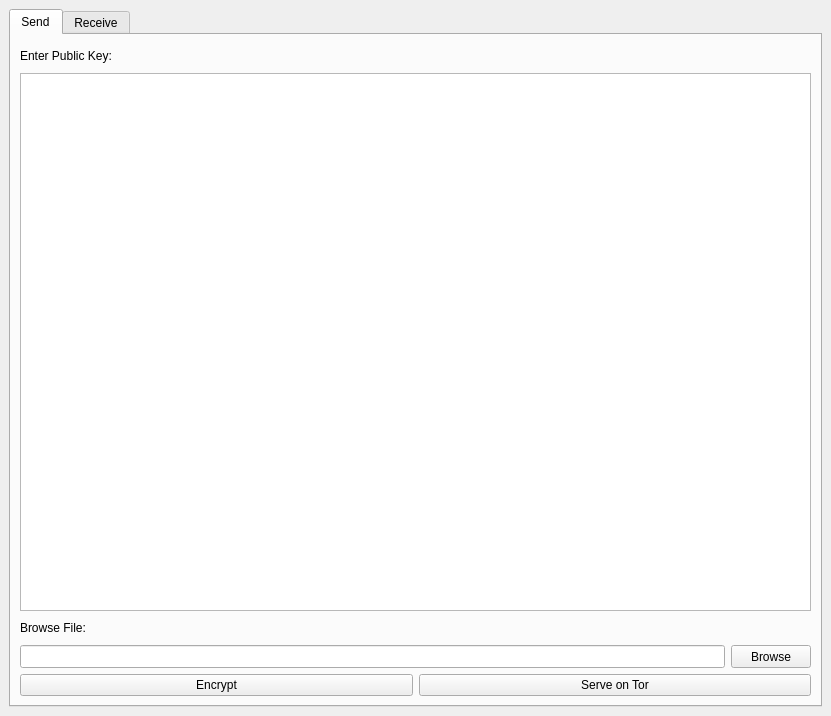
<?xml version="1.0" encoding="UTF-8"?>
<ui version="4.0">
 <class>MainWindow</class>
 <widget class="QMainWindow" name="MainWindow">
  <property name="geometry">
   <rect>
    <x>0</x>
    <y>0</y>
    <width>831</width>
    <height>716</height>
   </rect>
  </property>
  <property name="minimumSize">
   <size>
    <width>708</width>
    <height>485</height>
   </size>
  </property>
  <property name="windowTitle">
   <string>MainWindow</string>
  </property>
  <widget class="QWidget" name="centralwidget">
   <layout class="QVBoxLayout" name="verticalLayout">
    <item>
     <widget class="QTabWidget" name="tabWidget">
      <property name="currentIndex">
       <number>0</number>
      </property>
      <widget class="QWidget" name="tab">
       <attribute name="title">
        <string>Send</string>
       </attribute>
       <layout class="QVBoxLayout" name="verticalLayout_2">
        <item>
         <widget class="QLabel" name="label">
          <property name="text">
           <string>Enter Public Key:</string>
          </property>
         </widget>
        </item>
        <item>
         <widget class="QPlainTextEdit" name="pubkey_textedit">
          <property name="maximumSize">
           <size>
            <width>16777215</width>
            <height>538</height>
           </size>
          </property>
         </widget>
        </item>
        <item>
         <widget class="QLabel" name="label_2">
          <property name="text">
           <string>Browse File:</string>
          </property>
         </widget>
        </item>
        <item>
         <layout class="QHBoxLayout" name="horizontalLayout">
          <property name="sizeConstraint">
           <enum>QLayout::SetDefaultConstraint</enum>
          </property>
          <item>
           <widget class="QLineEdit" name="filepath_ledit">
            <property name="maximumSize">
             <size>
              <width>16777214</width>
              <height>16777214</height>
             </size>
            </property>
           </widget>
          </item>
          <item>
           <widget class="QPushButton" name="browse_btn">
            <property name="maximumSize">
             <size>
              <width>16777213</width>
              <height>16777214</height>
             </size>
            </property>
            <property name="text">
             <string>Browse</string>
            </property>
           </widget>
          </item>
         </layout>
        </item>
        <item>
         <layout class="QHBoxLayout" name="horizontalLayout_3">
          <item>
           <widget class="QPushButton" name="encrypt_btn">
            <property name="maximumSize">
             <size>
              <width>16777210</width>
              <height>16777211</height>
             </size>
            </property>
            <property name="text">
             <string>Encrypt</string>
            </property>
           </widget>
          </item>
          <item>
           <widget class="QPushButton" name="serve_btn">
            <property name="maximumSize">
             <size>
              <width>16777214</width>
              <height>16777214</height>
             </size>
            </property>
            <property name="text">
             <string>Serve on Tor</string>
            </property>
           </widget>
          </item>
         </layout>
        </item>
       </layout>
      </widget>
      <widget class="QWidget" name="tab_2">
       <attribute name="title">
        <string>Receive</string>
       </attribute>
       <layout class="QVBoxLayout" name="verticalLayout_3">
        <item>
         <widget class="QLabel" name="label_3">
          <property name="text">
           <string>Enter Private Key:</string>
          </property>
         </widget>
        </item>
        <item>
         <widget class="QPlainTextEdit" name="privkey_textedit_tab2">
          <property name="maximumSize">
           <size>
            <width>16777215</width>
            <height>538</height>
           </size>
          </property>
         </widget>
        </item>
        <item>
         <widget class="QLabel" name="label_4">
          <property name="text">
           <string>Browse File:</string>
          </property>
         </widget>
        </item>
        <item>
         <layout class="QHBoxLayout" name="horizontalLayout_2">
          <item>
           <widget class="QLineEdit" name="filepath_ledit_tab2">
            <property name="maximumSize">
             <size>
              <width>16777214</width>
              <height>16777214</height>
             </size>
            </property>
           </widget>
          </item>
          <item>
           <widget class="QPushButton" name="browse_btn_tab2">
            <property name="text">
             <string>Browse</string>
            </property>
           </widget>
          </item>
         </layout>
        </item>
        <item>
         <widget class="QPushButton" name="decrypt_btn_tab2">
          <property name="maximumSize">
           <size>
            <width>16777214</width>
            <height>16777214</height>
           </size>
          </property>
          <property name="text">
           <string>Decrypt</string>
          </property>
         </widget>
        </item>
       </layout>
      </widget>
     </widget>
    </item>
   </layout>
  </widget>
 </widget>
 <resources/>
 <connections/>
</ui>
